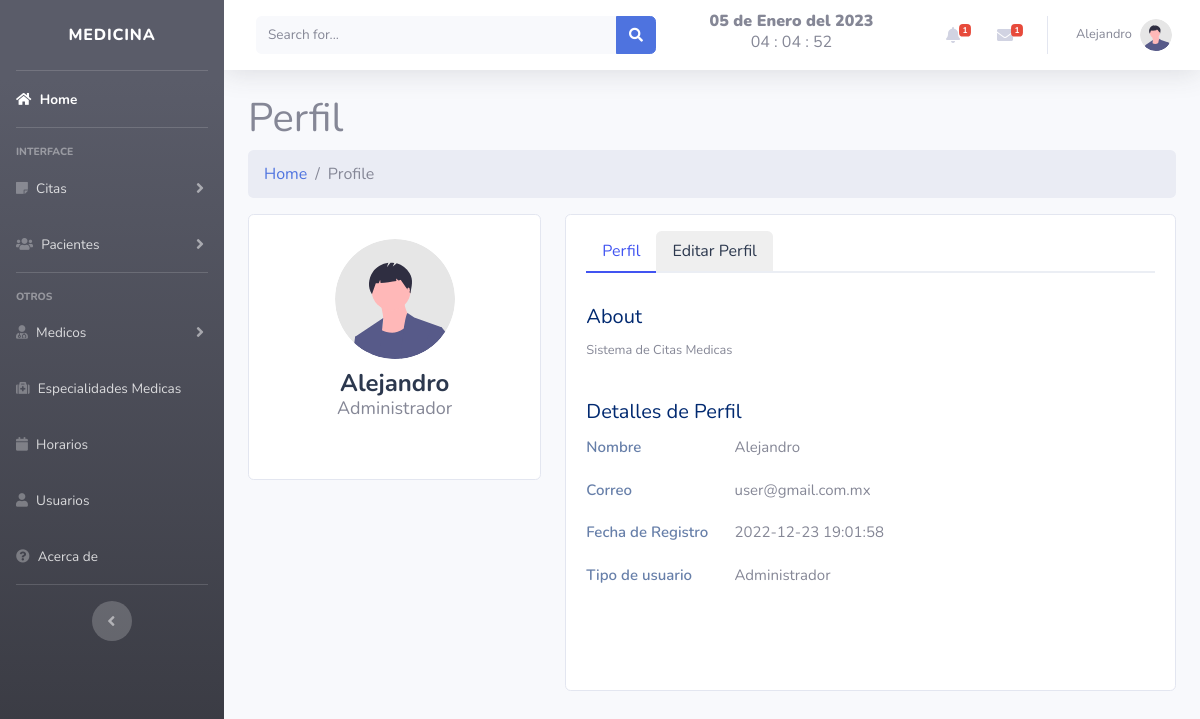
Page /views/perfil.php (signed in) on the earlier database version.
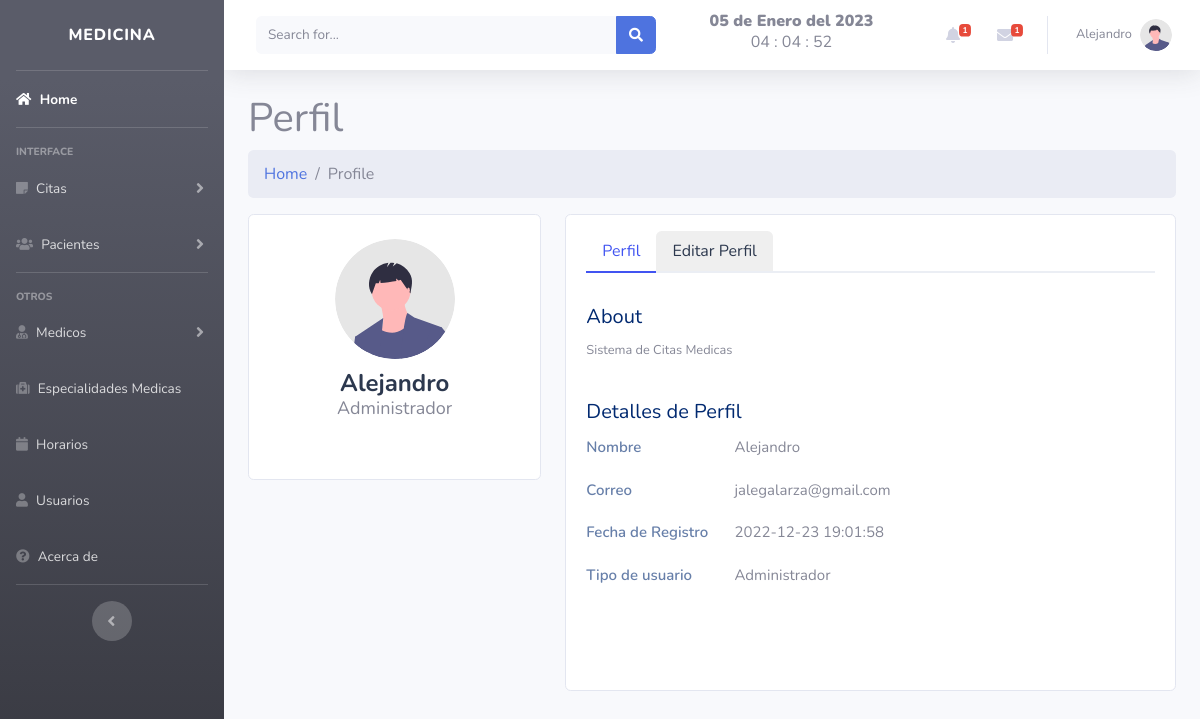
Same page on the later database version.
### tables this page shows
CREATE TABLE `user` (
  `id` int(11) NOT NULL,
  `nombre` varchar(50) NOT NULL,
  `correo` varchar(50) NOT NULL,
  `password` varchar(300) NOT NULL,
  `fecha` timestamp NOT NULL DEFAULT current_timestamp(),
  `rol` int(11) NOT NULL
);

CREATE TABLE `roles` (
  `id` int(11) NOT NULL,
  `rol` varchar(50) NOT NULL
);

### includes/fecha.php (called while the page is built, shortened)
<?php
	function fecha(){
		$mes = array("","Enero",
					  "Febrero",
					  "Marzo",
					  "Abril",
					  "Mayo",
					  "Junio",
					  "Julio",
					  "Agosto",
					  "Septiembre",
					  "Octubre",
					  "Noviembre",
					  "Diciembre");
		return date('d')." de ". $mes[date('n')] . " del " . date('Y');
	}
 ?>

### views/perfil.php (the view, shortened to what this page needs)
<?php include "../includes/header.php"; ?>
<?php include "../includes/db.php"; ?>
<?php
$actualsesion = $_SESSION['nombre'];
?>
<?php
$sql = "SELECT  user.id, user.nombre, user.correo, user.password, user.fecha,
roles.rol FROM user
LEFT JOIN roles ON user.rol= roles.id  WHERE nombre ='$actualsesion'";
$usuarios = mysqli_query($conexion, $sql);
if ($usuarios->num_rows > 0) {
    foreach ($usuarios as $key => $fila) {
?>
        <tr>
        </tr>
<?php
    }
}
?>
<html lang="en">
<head>
    <link rel="stylesheet" href="../css/profile.css">
</head>
<body>
    <div class="container">
        <main id="main" class="main">
            <div class="pagetitle">
                <h1>Perfil</h1>
                <nav>
                    <ol class="breadcrumb">
                        <li class="breadcrumb-item"><a href="index.php">Home</a></li>
                        <li class="breadcrumb-item active">Profile</li>
                    </ol>
                </nav>
            </div>
            <section class="section profile">
                <div class="row">
                    <div class="col-xl-4">
                        <div class="card">
                            <div class="card-body profile-card pt-4 d-flex flex-column align-items-center">
                                <img src="../img/undraw_profile.svg" alt="Profile" class="rounded-circle">
                                <h2><?php echo $fila['nombre']; ?></h2>
                                <h3><?php echo $fila['rol']; ?></h3>
                                <div class="social-links mt-2">
                                </div>
                            </div>
                        </div>
                    </div>
                    <div class="col-xl-8">
                        <div class="card">
                            <div class="card-body pt-3">
                                <ul class="nav nav-tabs nav-tabs-bordered">
                                    <li class="nav-item">
                                        <button class="nav-link active" data-bs-toggle="tab" data-bs-target="#profile-overview">Perfil</button>
                                    </li>
                                    <li class="nav-item">
                                        <button class="nav-link" data-bs-toggle="tab" data-bs-target="#profile-edit">Editar Perfil</button>
                                    </li>
                                </ul>
                                <div class="tab-content pt-2">
                                    <div class="tab-pane fade show active profile-overview" id="profile-overview">
                                        <br>
                                        <h5 class="card-title">About</h5>
                                        <p class="small fst-italic">Sistema de Citas Medicas</p>
                                        <br>
                                        <h5 class="card-title">Detalles de Perfil</h5>
                                        <div class="row">
                                            <div class="col-lg-3 col-md-4 label ">Nombre</div>
                                            <div class="col-lg-9 col-md-8"><?php echo $fila['nombre']; ?></div>
                                        </div>
                                        <div class="row">
                                            <div class="col-lg-3 col-md-4 label">Correo</div>
                                            <div class="col-lg-9 col-md-8"><?php echo $fila['correo']; ?></div>
                                        </div>
                                        <div class="row">
                                            <div class="col-lg-3 col-md-4 label">Fecha de Registro</div>
                                            <div class="col-lg-9 col-md-8"><?php echo $fila['fecha']; ?></div>
                                        </div>
                                        <div class="row">
                                            <div class="col-lg-3 col-md-4 label">Tipo de usuario</div>
                                            <div class="col-lg-9 col-md-8"><?php echo $fila['rol']; ?></div>
                                        </div>
                                    </div>
                                </div>
</body>
</html>
<?php include "../includes/footer.php"; ?>

### includes/header.php (shortened to what this page needs)
<?php
$typeUser = $_SESSION['rol'];
?>
<!DOCTYPE html>
<html lang="en">
<head>
    <link href="../vendor/fontawesome-free/css/all.min.css" rel="stylesheet" type="text/css">
    <link href="../css/sb-admin-2.min.css" rel="stylesheet">
    <link href="../vendor/datatables/dataTables.bootstrap4.min.css" rel="stylesheet">
    <link href="../vendor/datatables/dataTables.bootstrap4.min.css" rel="stylesheet">
</head>
<body id="page-top">
    <?php if($typeUser === '2' || $typeUser ==='1'){?>
    <div id="wrapper">
        <ul class="navbar-nav bg-gradient-dark sidebar sidebar-dark accordion" id="accordionSidebar">
            <a class="sidebar-brand d-flex align-items-center justify-content-center" href="index.php">
                <div class="sidebar-brand-text mx-1">Medicina</div>
            </a>
            <hr class="sidebar-divider my-0">
            <li class="nav-item active">
                <a class="nav-link" href="../views/index.php">
                <i class="fa fa-home" aria-hidden="true"></i>
                    <span>Home</span></a>
            </li>
            <hr class="sidebar-divider">
            <div class="sidebar-heading">
                Interface
            </div>
            <li class="nav-item">
                <a class="nav-link collapsed" href="#" data-toggle="collapse" data-target="#collapseTwo"
                    aria-expanded="true" aria-controls="collapseTwo">
                    <i class="fa fa-sticky-note" aria-hidden="true"></i>
                    <span>Citas</span>
                </a>
            </li>
            <li class="nav-item">
                <a class="nav-link collapsed" href="#" data-toggle="collapse" data-target="#collapseUtilities"
                    aria-expanded="true" aria-controls="collapseUtilities">
                    <i class="fa fa-users" aria-hidden="true"></i>
                    <span>Pacientes</span>
                </a>
            </li>
            <hr class="sidebar-divider">
            <div class="sidebar-heading">
                Otros
            </div>
            <li class="nav-item">
                <a class="nav-link collapsed" href="#" data-toggle="collapse" data-target="#collapsePages"
                    aria-expanded="true" aria-controls="collapsePages">
                    <i class="fa fa-user-md" aria-hidden="true"></i>
                    <span>Medicos</span>
                </a>
            </li>
            <li class="nav-item">
                <a class="nav-link" href="../views/especialidades.php">
                <i class="fa fa-medkit" aria-hidden="true"></i>
                    <span>Especialidades Medicas</span></a>
            </li>
            <li class="nav-item">
                <a class="nav-link" href="../views/horarios.php">
                <i class="fa fa-calendar" aria-hidden="true"></i>
                    <span>Horarios</span></a>
            </li>
            <li class="nav-item">
                <a class="nav-link" href="../views/usuarios.php">
                <i class="fa fa-user" aria-hidden="true"></i>
                    <span>Usuarios</span></a>
            </li>
            <li class="nav-item">
                <a class="nav-link" href="../views/acerca.php">
                <i class="fa fa-question-circle" aria-hidden="true"></i>
                    <span>Acerca de</span></a>
            </li>
            <hr class="sidebar-divider d-none d-md-block">
            <div class="text-center d-none d-md-inline">
                <button class="rounded-circle border-0" id="sidebarToggle"></button>
            </div>
        </ul>
<?php };?>
        <div id="content-wrapper" class="d-flex flex-column">
            <div id="content">
                <nav class="navbar navbar-expand navbar-light bg-white topbar mb-4 static-top shadow">
                    <form
                        class="d-none d-sm-inline-block form-inline mr-auto ml-md-3 my-2 my-md-0 mw-100 navbar-search">
                        <div class="input-group">
                            <input type="text" class="form-control bg-light border-0 small" placeholder="Search for..."
                                aria-label="Search" aria-describedby="basic-addon2">
                            <div class="input-group-append">
                                <button class="btn btn-primary" type="button">
                                    <i class="fas fa-search fa-sm"></i>
                                </button>
                            </div>
                        </div>
                    </form>
                    <?php include "fecha.php";?>
                    <center>
    <h8 class="ml-auto"><strong><b><?php echo fecha(); ?></h8></strong></b>
		<div class="reloj">
			<h6><span id="tiempo">00 : 00 : 00</span></h6>
		</div>
    </center>
                    <ul class="navbar-nav ml-auto">
                        <li class="nav-item dropdown no-arrow mx-1">
                            <a class="nav-link dropdown-toggle" href="#" id="alertsDropdown" role="button"
                                data-toggle="dropdown" aria-haspopup="true" aria-expanded="false">
                                <i class="fas fa-bell fa-fw"></i>
                                <span class="badge badge-danger badge-counter">1</span>
                            </a>
                        </li>
                        <li class="nav-item dropdown no-arrow mx-1">
                            <a class="nav-link dropdown-toggle" href="#" id="messagesDropdown" role="button"
                                data-toggle="dropdown" aria-haspopup="true" aria-expanded="false">
                                <i class="fas fa-envelope fa-fw"></i>
                                <span class="badge badge-danger badge-counter">1</span>
                            </a>
                        </li>
                        <li class="nav-item dropdown no-arrow">
                            <a class="nav-link dropdown-toggle" href="#" id="userDropdown" role="button"
                                data-toggle="dropdown" aria-haspopup="true" aria-expanded="false">
                                <span class="mr-2 d-none d-lg-inline text-gray-600 small">
                                <?php echo $_SESSION['nombre']; ?></span>
                                <img class="img-profile rounded-circle"
                                    src="../img/undraw_profile.svg">
                            </a>
                        </li>
                    </ul>
                </nav>
</body>
</html>

### includes/footer.php (shortened to what this page needs)
<footer class="sticky-footer bg-white">
          </footer>

### css/profile.css (style rules this page uses)
.profile .profile-card img { max-width: 120px; }
.profile .profile-card h2 { font-size: 24px; font-weight: 700; color: #2c384e; margin: 10px 0 0 0; }
.profile .profile-card h3 { font-size: 18px; }
.profile .profile-overview .row { margin-bottom: 20px; font-size: 15px; }
.profile .profile-overview .card-title { color: #012970; }
.profile .profile-overview .label { font-weight: 600; color: rgba(1, 41, 112, 0.6); }
.nav-tabs-bordered { border-bottom: 2px solid #ebeef4; }
.nav-tabs-bordered .nav-link { margin-bottom: -2px; border: none; color: #2c384e; }
.nav-tabs-bordered .nav-link.active { background-color: #fff; color: #4154f1; border-bottom: 2px solid #4154f1; }

Differences in the rows shown:
changed user "Alejandro": correo "user@gmail.com.mx" → "jalegalarza@gmail.com"
